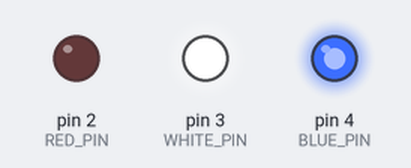
A sketch run on a simulated Arduino Uno, built with avr-gcc and run on an emulated ATmega328P. Shown: output pins drawn as LEDs (lit = HIGH).

Above: at 0.1 s.
At 10.5 s:
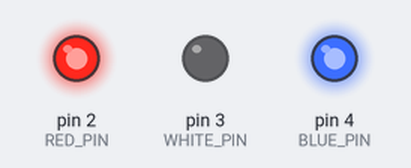
At 20.9 s:
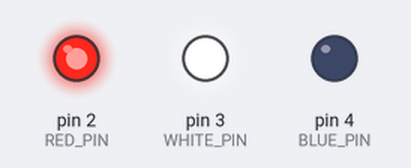
Timing chart, 0 to 40.0 s (numbered marks = the images above):
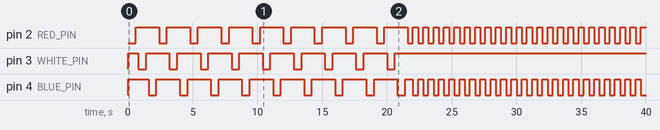

Measured:
- by itself, pin 2 (RED_PIN): goes 8 × (HIGH 1.8 s, LOW 0.60 s), HIGH 1.8 s, 22 × (LOW 0.40 s, HIGH 0.40 s), LOW 0.40 s, then HIGH
- by itself, pin 3 (WHITE_PIN): alternates HIGH for 1.8 s and LOW for 0.60 s, 18 changes in all, then stays HIGH
- by itself, pin 4 (BLUE_PIN): goes 8 × (LOW 0.60 s, HIGH 1.8 s), LOW 0.60 s, HIGH 0.60 s, 22 × (LOW 0.40 s, HIGH 0.40 s), then LOW

The sketch:

Light_Show.ino
```cpp
// Light Show — 3:29 duration

// Relay pins. LOW = ON for most relay modules.
#define RED_PIN   2
#define WHITE_PIN 3
#define BLUE_PIN  4

#define ON  LOW
#define OFF HIGH


// --- SETUP: pin modes and start dark ---
void setup() {
  pinMode(RED_PIN,   OUTPUT);
  pinMode(WHITE_PIN, OUTPUT);
  pinMode(BLUE_PIN,  OUTPUT);
  allOff();
}

// Turn everything off
void allOff() {
  digitalWrite(RED_PIN,   OFF);
  digitalWrite(WHITE_PIN, OFF);
  digitalWrite(BLUE_PIN,  OFF);
}

// Turn everything on
void allOn() {
  digitalWrite(RED_PIN,   ON);
  digitalWrite(WHITE_PIN, ON);
  digitalWrite(BLUE_PIN,  ON);
}


// --- PHASE 1: 0:00–0:20 — One light at a time, slow ---
void phase1() {
  unsigned long end = millis() + 20000UL;
  int pins[3] = {RED_PIN, WHITE_PIN, BLUE_PIN};
  while (millis() < end) {
    for (int i = 0; i < 3; i++) {
      digitalWrite(pins[i], ON);
      delay(600);
      digitalWrite(pins[i], OFF);
      delay(200);
    }
  }
  allOff();
}

// --- PHASE 2: 0:20–0:45 — Red and blue taking turns ---
void phase2() {
  unsigned long end = millis() + 25000UL;
  while (millis() < end) {
    digitalWrite(RED_PIN,  ON);
    digitalWrite(BLUE_PIN, OFF);
    delay(400);
    digitalWrite(RED_PIN,  OFF);
    digitalWrite(BLUE_PIN, ON);
    delay(400);
  }
  allOff();
}

// --- PHASE 3: 0:45–1:05 — Chase pattern, one light hops to the next ---
void phase3() {
  unsigned long end = millis() + 20000UL;
  int pins[3] = {RED_PIN, WHITE_PIN, BLUE_PIN};
  while (millis() < end) {
    for (int i = 0; i < 3; i++) {
      allOff();
      digitalWrite(pins[i], ON);
      delay(250);
    }
  }
  allOff();
}

// --- PHASE 4: 1:05–1:30 — White strobe ---
void phase4() {
  unsigned long end = millis() + 25000UL;
  while (millis() < end) {
    digitalWrite(WHITE_PIN, ON);
    delay(80);
    digitalWrite(WHITE_PIN, OFF);
    delay(80);
  }
}

// --- PHASE 5: 1:30–1:55 — Red, white, blue rapid flash ---
void phase5() {
  unsigned long end = millis() + 25000UL;
  int pins[3] = {RED_PIN, WHITE_PIN, BLUE_PIN};
  while (millis() < end) {
    for (int i = 0; i < 3; i++) {
      allOff();
      digitalWrite(pins[i], ON);
      delay(180);
      digitalWrite(pins[i], OFF);
      delay(60);
    }
  }
  allOff();
}

// --- PHASE 6: 1:55–2:20 — All lights breathing on and off slowly ---
void phase6() {
  unsigned long end = millis() + 25000UL;
  while (millis() < end) {
    allOn();
    delay(800);
    allOff();
    delay(800);
  }
}

// --- PHASE 7: 2:20–2:50 — Red+blue vs white, alternating fast ---
void phase7() {
  unsigned long end = millis() + 30000UL;
  while (millis() < end) {
    digitalWrite(RED_PIN,   ON);
    digitalWrite(WHITE_PIN, OFF);
    digitalWrite(BLUE_PIN,  ON);
    delay(200);
    digitalWrite(RED_PIN,   OFF);
    digitalWrite(WHITE_PIN, ON);
    digitalWrite(BLUE_PIN,  OFF);
    delay(200);
  }
  allOff();
}

// --- PHASE 8: 2:50–3:29 — Grand finale, strobe speeds up to the end ---
void phase8() {
  unsigned long end = millis() + 39000UL;
  int step = 50;
  while (millis() < end) {
    // Flash rate gets faster as the song nears the end
    unsigned long remaining = end - millis();
    if      (remaining > 25000UL) step = 60;
    else if (remaining > 15000UL) step = 40;
    else if (remaining > 5000UL)  step = 25;
    else                          step = 12;

    allOn();
    delay(step);
    allOff();
    delay(step);
  }

  // Hold all lights on for one last second, then out
  allOn();
  delay(1000);
  allOff();
}


// --- LOOP: run the show once, then stay dark ---
void loop() {
  phase1();  // 0:00 – 0:20
  phase2();  // 0:20 – 0:45
  phase3();  // 0:45 – 1:05
  phase4();  // 1:05 – 1:30
  phase5();  // 1:30 – 1:55
  phase6();  // 1:55 – 2:20
  phase7();  // 2:20 – 2:50
  phase8();  // 2:50 – 3:29

  // Done — sit dark until next power cycle
  while (true) { allOff(); }
}
```
